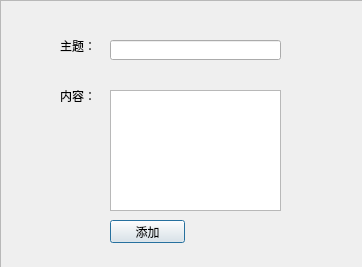
<?xml version="1.0" encoding="UTF-8"?>
<ui version="4.0">
 <class>add</class>
 <widget class="QDialog" name="add">
  <property name="geometry">
   <rect>
    <x>0</x>
    <y>0</y>
    <width>362</width>
    <height>267</height>
   </rect>
  </property>
  <property name="windowTitle">
   <string>Dialog</string>
  </property>
  <widget class="QLabel" name="label">
   <property name="geometry">
    <rect>
     <x>60</x>
     <y>40</y>
     <width>54</width>
     <height>12</height>
    </rect>
   </property>
   <property name="text">
    <string>主题：</string>
   </property>
  </widget>
  <widget class="QLineEdit" name="title">
   <property name="geometry">
    <rect>
     <x>110</x>
     <y>40</y>
     <width>171</width>
     <height>20</height>
    </rect>
   </property>
  </widget>
  <widget class="QLabel" name="label_2">
   <property name="geometry">
    <rect>
     <x>60</x>
     <y>90</y>
     <width>54</width>
     <height>12</height>
    </rect>
   </property>
   <property name="text">
    <string>内容：</string>
   </property>
  </widget>
  <widget class="QPushButton" name="add_2">
   <property name="geometry">
    <rect>
     <x>110</x>
     <y>220</y>
     <width>75</width>
     <height>23</height>
    </rect>
   </property>
   <property name="styleSheet">
    <string notr="true"/>
   </property>
   <property name="text">
    <string>添加</string>
   </property>
  </widget>
  <widget class="QFrame" name="frame">
   <property name="geometry">
    <rect>
     <x>0</x>
     <y>0</y>
     <width>451</width>
     <height>381</height>
    </rect>
   </property>
   <property name="styleSheet">
    <string notr="true">border-image: url(:/byyin/背景.jpg);</string>
   </property>
   <property name="frameShape">
    <enum>QFrame::StyledPanel</enum>
   </property>
   <property name="frameShadow">
    <enum>QFrame::Raised</enum>
   </property>
  </widget>
  <widget class="QTextEdit" name="content">
   <property name="geometry">
    <rect>
     <x>110</x>
     <y>90</y>
     <width>171</width>
     <height>121</height>
    </rect>
   </property>
   <property name="styleSheet">
    <string notr="true">
</string>
   </property>
  </widget>
  <zorder>frame</zorder>
  <zorder>label</zorder>
  <zorder>title</zorder>
  <zorder>label_2</zorder>
  <zorder>add_2</zorder>
  <zorder>content</zorder>
 </widget>
 <resources/>
 <connections/>
</ui>
